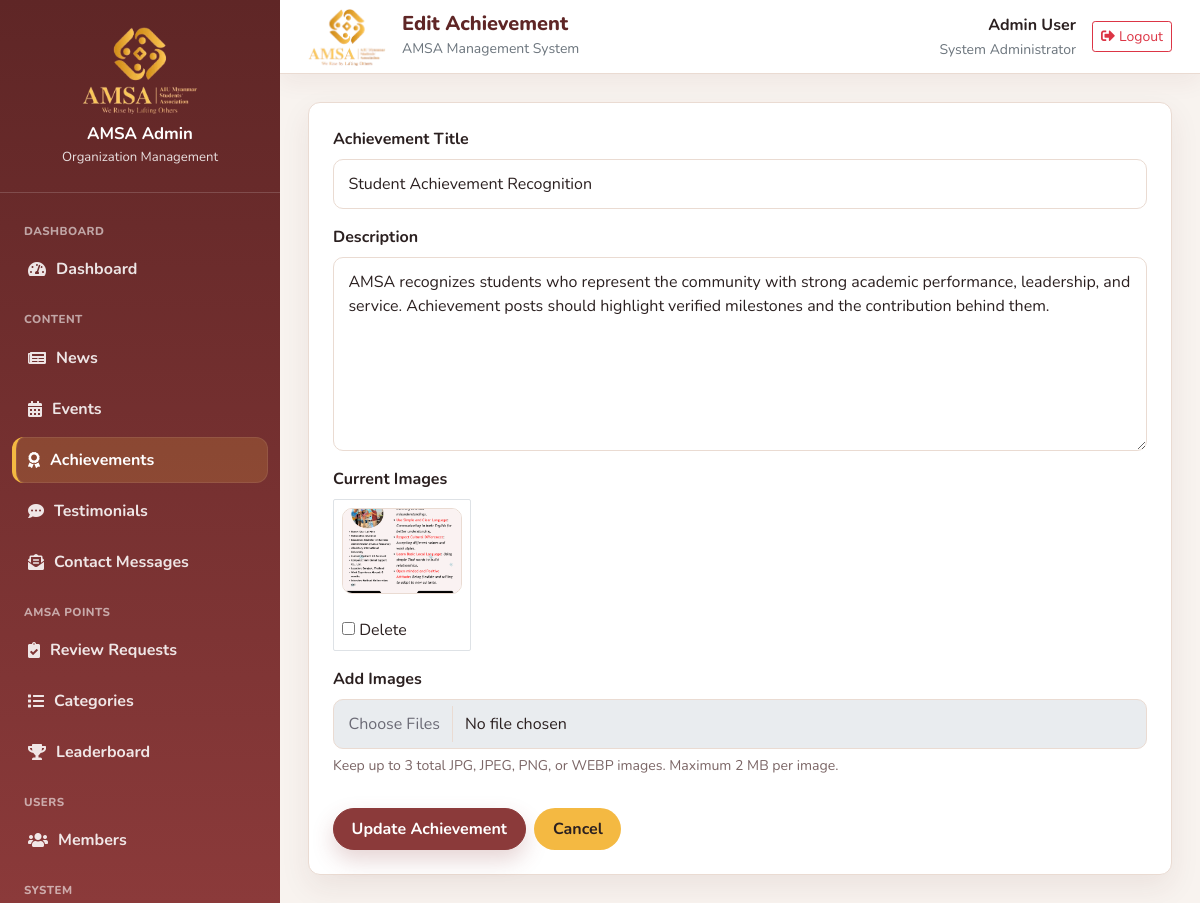
The app's page /admin/edit_content.php?id=3&type=achievement (signed in) with its own data.
### tables this page shows
CREATE TABLE `user` (
  `id` int(11) NOT NULL,
  `name` varchar(100) NOT NULL,
  `password` varchar(255) NOT NULL,
  `email` varchar(150) NOT NULL,
  `role` enum('member','president','vice_president','secretary','male_treasurer','female_treasurer','system_admin') NOT NULL DEFAULT 'member',
  `status` enum('active','inactive','suspended') NOT NULL DEFAULT 'active',
  `profile_image` varchar(255) DEFAULT NULL,
  `last_login` datetime DEFAULT NULL,
  `created_at` datetime DEFAULT current_timestamp(),
  `updated_at` datetime DEFAULT NULL ON UPDATE current_timestamp()
);

CREATE TABLE `post` (
  `id` int(11) NOT NULL,
  `content` text DEFAULT NULL,
  `category` varchar(100) DEFAULT NULL,
  `title` varchar(200) DEFAULT NULL,
  `upload_date` datetime DEFAULT current_timestamp(),
  `edit_date` datetime DEFAULT NULL,
  `uploaded_by` int(11) DEFAULT NULL,
  `edited_by` int(11) DEFAULT NULL
);

CREATE TABLE `image` (
  `id` int(11) NOT NULL,
  `post_id` int(11) DEFAULT NULL,
  `img_name` varchar(255) DEFAULT NULL
);

### config/database.php (called while the page is built, shortened)
<?php
$conn = new mysqli(DB_HOST, DB_USER, DB_PASS, DB_NAME);
$conn->set_charset("utf8mb4");
function currentUserId() {
    if (isset($_SESSION['user_id'])) {
        return (int) $_SESSION['user_id'];
    }
    return null;
}
function normalizeRole($role) {
    return $role === 'admin' ? 'system_admin' : $role;
}
function roleLabel($role) {
    $labels = [
        'member' => 'Member',
        'president' => 'President',
        'vice_president' => 'Vice President',
        'secretary' => 'Secretary',
        'male_treasurer' => 'Male Treasurer',
        'female_treasurer' => 'Female Treasurer',
        'system_admin' => 'System Administrator',
        'admin' => 'System Administrator',
    ];
    $normalized = normalizeRole($role);
    return $labels[$normalized] ?? 'Unknown';
}
function currentUserRole() {
    global $conn;
    $userId = currentUserId();
    $stmt = $conn->prepare("SELECT role FROM user WHERE id = ? AND status = 'active'");
    $stmt->bind_param("i", $userId);
    $stmt->execute();
    $user = $stmt->get_result()->fetch_assoc();
    if ($user) {
        $role = normalizeRole($user['role']);
        return $role;
    }
    return null;
}
?>

### admin/edit_content.php (the view, shortened to what this page needs)
<?php
require_once '../config/database.php';
$id = isset($_GET['id']) ? (int) $_GET['id'] : 0;
$type = $_GET['type'] ?? '';
$stmt = $conn->prepare("SELECT * FROM post WHERE id = ? AND category = ?");
$stmt->bind_param("is", $id, $type);
$stmt->execute();
$contentItem = $stmt->get_result()->fetch_assoc();
$imgStmt = $conn->prepare("SELECT * FROM image WHERE post_id = ? ORDER BY id ASC");
$imgStmt->bind_param("i", $id);
$imgStmt->execute();
$images = $imgStmt->get_result()->fetch_all(MYSQLI_ASSOC);
$pageTitle = 'Edit ' . ucfirst($type);
include 'includes/header.php';
?>
<div class="admin-card amsa-card p-4">
    <form method="POST" enctype="multipart/form-data">
        <div class="mb-3">
            <label class="form-label fw-bold"><?php echo $type === 'achievement' ? 'Achievement Title' : 'Person Name'; ?></label>
            <input type="text" class="form-control amsa-form-control" name="title" value="<?php echo htmlspecialchars(htmlspecialchars_decode($contentItem['title'])); ?>" required>
        </div>
        <div class="mb-3">
            <label class="form-label fw-bold"><?php echo $type === 'achievement' ? 'Description' : 'Testimonial'; ?></label>
            <textarea class="form-control amsa-form-control" name="content" rows="7" required><?php echo htmlspecialchars(htmlspecialchars_decode($contentItem['content'])); ?></textarea>
        </div>
        <?php if (!empty($images)): ?>
            <div class="mb-3">
                <label class="form-label fw-bold">Current Images</label>
                <div class="d-flex flex-wrap gap-3">
                    <?php foreach ($images as $img): ?>
                        <label class="border rounded p-2 bg-white">
                            <img src="../uploads/<?php echo htmlspecialchars(basename($img['img_name'])); ?>" alt="Current content image" class="admin-thumb">
                            <br>
                            <input type="checkbox" name="delete_images[]" value="<?php echo (int) $img['id']; ?>"> Delete
                        </label>
                    <?php endforeach; ?>
                </div>
            </div>
        <?php endif; ?>
        <div class="mb-4">
            <label class="form-label fw-bold">Add Images</label>
            <input type="file" class="form-control amsa-form-control" name="images[]" multiple accept=".jpg,.jpeg,.png,.webp">
            <small class="admin-help-text">Keep up to 3 total JPG, JPEG, PNG, or WEBP images. Maximum 2 MB per image.</small>
        </div>
        <div class="admin-form-actions">
            <button type="submit" class="btn btn-primary amsa-btn amsa-btn-primary">Update <?php echo ucfirst($type); ?></button>
            <a href="dashboard.php" class="btn btn-secondary amsa-btn amsa-btn-secondary">Cancel</a>
        </div>
    </form>
</div>
<?php include 'includes/footer.php'; ?>

### admin/includes/header.php (shortened to what this page needs)
<?php
$pageTitle = $pageTitle ?? 'Admin Panel';
$currentAdminName = $_SESSION['admin_name'] ?? $_SESSION['user_name'] ?? 'Admin User';
$currentAdminRole = roleLabel(currentUserRole());
?>
<!DOCTYPE html>
<html lang="en">
<head>
    <link href="https://cdnjs.cloudflare.com/ajax/libs/font-awesome/5.10.0/css/all.min.css" rel="stylesheet">
    <link href="https://cdn.jsdelivr.net/npm/bootstrap-icons@1.4.1/font/bootstrap-icons.css" rel="stylesheet">
    <link href="../css/bootstrap.min.css" rel="stylesheet">
    <link href="../css/amsa-design-system.css" rel="stylesheet">
    <link href="admin-style.css" rel="stylesheet">
</head>
<body>
<div class="admin-shell">
    <?php include __DIR__ . '/sidebar.php'; ?>
    <main class="admin-main">
        <header class="admin-topbar">
            <div class="d-flex align-items-center gap-3">
                <img src="../img/logo.png" class="admin-topbar-logo" alt="AMSA">
                <div>
                    <h5 class="mb-0 admin-page-title"><?php echo htmlspecialchars($pageTitle); ?></h5>
                    <small class="text-muted">AMSA Management System</small>
                </div>
            </div>
            <div class="d-flex align-items-center gap-3">
                <div class="text-end d-none d-sm-block">
                    <strong class="d-block"><?php echo htmlspecialchars($currentAdminName); ?></strong>
                    <small class="text-muted"><?php echo htmlspecialchars($currentAdminRole); ?></small>
                </div>
                <a href="logout.php" class="btn btn-outline-danger btn-sm"><i class="fas fa-sign-out-alt me-1"></i>Logout</a>
            </div>
        </header>
        <section class="admin-content">

### css/amsa-design-system.css (style rules this page uses)
:root { --amsa-color-primary: #8b3a3a; --amsa-color-primary-dark: #5f2626; --amsa-color-primary-soft: #b55a4a; --amsa-color-gold: #f4b942; --amsa-color-gold-soft: #fff4cf; --amsa-color-bg: #f8f3ef; --amsa-color-surface: #ffffff; --amsa-color-text: #2b2020; --amsa-color-text-muted: #7b6666; --amsa-color-border: #eadbd2; --amsa-color-success: #2f8f57; --amsa-color-error: #b44444; --amsa-color-warning: #f4b942; --amsa-color-info: #6b4a3d; --amsa-color-active: #2f8f57; --amsa-color-inactive: #8f7a72; --amsa-color-suspended: #b44444; --amsa-font-family: "Inter", "Segoe UI", Arial, sans-serif; --amsa-font-size-sm: 0.875rem; --amsa-font-size-base: 1rem; --amsa-font-size-lg: 1.125rem; --amsa-line-height: 1.6; --amsa-space-1: 0.25rem; --amsa-space-2: 0.5rem; --amsa-space-3: 0.75rem; --amsa-space-4: 1rem; --amsa-space-5: 1.5rem; --amsa-space-6: 2rem; --amsa-space-7: 3rem; --amsa-radius-sm: 8px; --amsa-radius-md: 12px; --amsa-radius-lg: 18px; --amsa-radius-pill: 999px; --amsa-shadow-sm: 0 6px 18px rgba(95, 38, 38, 0.08); --amsa-shadow-md: 0 14px 34px rgba(95, 38, 38, 0.12); --amsa-shadow-lg: 0 22px 54px rgba(95, 38, 38, 0.16); --amsa-transition-fast: 150ms ease; --amsa-transition-base: 220ms ease; --amsa-gradient-primary: linear-gradient(135deg, var(--amsa-color-primary-dark), var(--amsa-color-primary), var(--amsa-color-primary-soft)); --amsa-gradient-gold: linear-gradient(135deg, var(--amsa-color-gold), var(--amsa-color-gold-soft)); }
.amsa-card, .amsa-stat-card { background: var(--amsa-color-surface); border: 1px solid var(--amsa-color-border); border-radius: var(--amsa-radius-md); box-shadow: var(--amsa-shadow-sm); }
.amsa-card { padding: var(--amsa-space-5); }
.amsa-btn { display: inline-flex; align-items: center; justify-content: center; gap: var(--amsa-space-2); border: 1px solid transparent; border-radius: var(--amsa-radius-pill); padding: 0.65rem 1.1rem; font-weight: 700; line-height: 1.2; text-decoration: none; cursor: pointer; transition: background-color var(--amsa-transition-base), border-color var(--amsa-transition-base), color var(--amsa-transition-base), transform var(--amsa-transition-fast), box-shadow var(--amsa-transition-base); }
.amsa-btn-primary { background: var(--amsa-color-primary); color: #ffffff; box-shadow: 0 10px 22px rgba(139, 58, 58, 0.22); }
.amsa-btn-secondary { background: var(--amsa-color-gold); color: var(--amsa-color-text); }
.amsa-form-control { width: 100%; border: 1px solid var(--amsa-color-border); border-radius: var(--amsa-radius-sm); padding: 0.75rem 0.9rem; color: var(--amsa-color-text); background: var(--amsa-color-surface); transition: border-color var(--amsa-transition-base), box-shadow var(--amsa-transition-base); }
img, svg { max-width: 100%; }
.amsa-card, .amsa-stat-card, .amsa-alert, .amsa-empty-state, .amsa-table { overflow-wrap: anywhere; }
.amsa-btn, .amsa-form-control, .amsa-table a, .amsa-card a, button, [type="button"], [type="submit"], a { transition: background-color var(--amsa-transition-base), border-color var(--amsa-transition-base), color var(--amsa-transition-base), box-shadow var(--amsa-transition-base), transform var(--amsa-transition-base); }
.amsa-form-group label, label.form-label { color: var(--amsa-color-text); font-weight: 700; }

### records on screen
user: role "System Administrator"
post: title "Student Achievement Recognition", content "AMSA recognizes students who represent the community with strong academic performance, leadership, and service. Achievement posts should highlight verified milestones and the contribution behind them."
image: img_name (picture)

### other values on screen
$pageTitle "Edit Achievement"
$currentAdminName "Admin User"
$type "Achievement"
